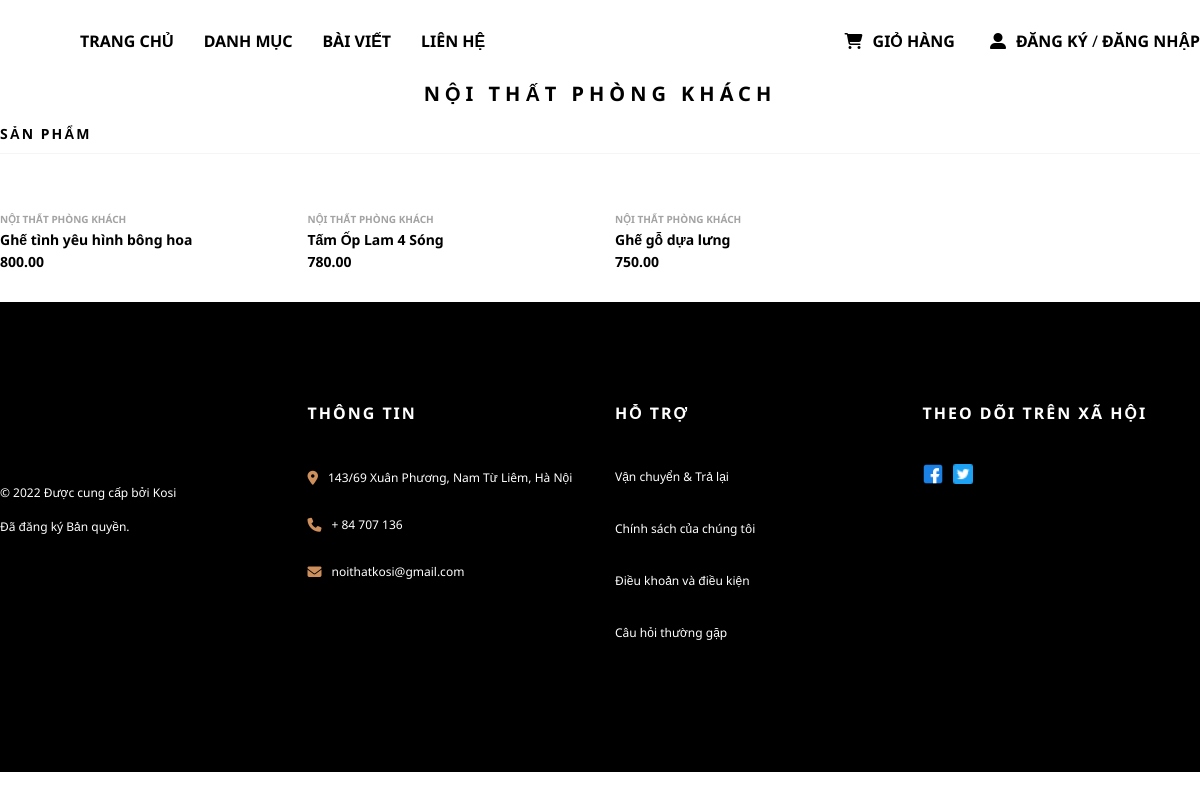
The page /?role=client&mod=danhmuc&id_cate=22 on the database its author committed.
### tables this page shows
CREATE TABLE `categories` (
  `id_cate` int(11) NOT NULL,
  `name_cate` varchar(255) NOT NULL,
  `des_cate` varchar(255) NOT NULL,
  `at_cate` timestamp NULL DEFAULT NULL,
  `id_user` int(11) NOT NULL,
  `img_cate` varchar(255) NOT NULL
);

CREATE TABLE `productions` (
  `id_pro` int(11) NOT NULL,
  `name_pro` varchar(255) NOT NULL,
  `img_pro` varchar(255) NOT NULL,
  `price_pro` double(10,2) NOT NULL,
  `des_pro` text NOT NULL,
  `at_pro` timestamp NOT NULL DEFAULT current_timestamp() ON UPDATE current_timestamp(),
  `id_user` int(11) NOT NULL,
  `id_cate` int(11) NOT NULL
);

### libraries/database.php (called while the page is built, shortened)
<?php
function db_query($query_string) {
    global $conn;
    $result = mysqli_query($conn, $query_string);
    return $result;
}
function db_fetch_array($query_string) {
    $result = array();
    $mysqli_result = db_query($query_string);
    while ($row = mysqli_fetch_assoc($mysqli_result)) {
        $result[] = $row;
    }
    return $result;
}

### modules/client/danhmuc/models/indexModel.php (called while the page is built, shortened)
<?php
function get_list_categories() {
    $result = db_fetch_array("SELECT * FROM `categories`");
    return $result;
}
function get_list_productions($id_cate) {
    $result = db_fetch_array("SELECT * FROM `productions` WHERE `id_cate` = $id_cate");
    return $result;
}

### modules/client/danhmuc/controllers/indexController.php (called while the page is built, shortened)
<?php
function indexAction() {
    $id_cate = $_GET['id_cate'];
    $data['categories'] = get_list_categories();
    $data['cat_id']= $id_cate;
    $data['productions'] = get_list_productions($id_cate);
    load_view('index', $data);
}

### core/router.php (called while the page is built, shortened)
<?php
$method = $_SERVER['REQUEST_METHOD'] === 'GET' ? '' : $_SERVER['REQUEST_METHOD'];
$action_name = get_action().ucfirst(strtolower($method)).'Action';
call_function(array('construct', $action_name));

### core/appload.php (called while the page is built, shortened)
<?php
require CONFIGPATH . DIRECTORY_SEPARATOR . 'database.php';
require LIBPATH . DIRECTORY_SEPARATOR . 'database.php';
require COREPATH . DIRECTORY_SEPARATOR . 'base.php';
require COREPATH . DIRECTORY_SEPARATOR . 'router.php';

### index.php (called while the page is built, shortened)
<?php
require COREPATH.DIRECTORY_SEPARATOR.'appload.php';

### modules/client/danhmuc/views/indexView.php (the view, shortened to what this page needs)
<div class="container-cate">
        <div class="header-cate">
            <h3><?php
             foreach($categories as $cat){
                if($cat['id_cate']==$cat_id) echo $cat['name_cate'];
             }
             ?></h3>
        </div>
    </div>
    <div class="container-product">
        <div class="product_header">
            <h1>SẢN PHẨM</h1>
        </div>
        <div class="product">
            <?php
            foreach($productions as $production):
            ?>
            <div class="product-items">
                <div class="product-img">
                </div>
                <div class="product-des">
                    <div class="product-des-category">
                        <a href="">
                        <?php
                            foreach($categories as $cat){
                                if($cat['id_cate']==$cat_id) echo $cat['name_cate'];
                            }
                            ?>
                        </a>
                    </div>
                    <div class="product-des-name">
                        <a href="?role=client&mod=detail&id_pro=<?php echo $production['id_pro']?>">
                        <?php echo $production['name_pro']?>
                        </a>
                    </div>
                    <div class="product-des-price">
                        <a href="">
                        <?php echo $production['price_pro']?>
                        </a>
                    </div>
                </div>
            </div>
            <?php endforeach;?>
        </div>
    </div>

### core/base.php (shortened to what this page needs)
<?php
function get_role() {
    global $config;
    $role = isset($_GET['role']) ? $_GET['role'] : $config['default_role'];
    return $role;
}
function get_module() {
    global $config;
    $module = isset($_GET['mod']) ? $_GET['mod'] : $config['default_module'];
    return $module;
}
function call_function($list_function = array()) {
    if (is_array($list_function)) {
        foreach ($list_function as $f) {
            if (function_exists($f())) {
                $f();
            }
        }
    }
}
function load_view($name, $data_send = array()) {
    $data = $data_send;
    $path = MODULESPATH . DIRECTORY_SEPARATOR . get_role() . DIRECTORY_SEPARATOR .  get_module() . DIRECTORY_SEPARATOR . 'views' . DIRECTORY_SEPARATOR . $name . 'View.php';
    if (file_exists($path)) {
        require $path;
    } else {
        echo "Không tìm thấy {$path}";
    }
}
function get_header($name = '', $title = '') {
    global $data;
    if (empty($name)) {
        $name = 'header';
    } else {
        $name = "header-{$name}";
    }
    $path = LAYOUTPATH . DIRECTORY_SEPARATOR . $name . '_' . get_role() . '.php';
    if (file_exists($path)) {
        if (is_array($data)) {
            foreach ($data as $key => $a) {
                $$key = $a;
            }
        }
        require $path;
    } else {
        echo "Không tìm thấy {$path}";
    }
}
function get_footer($name = '') {
    global $data;
    if (empty($name)) {
        $name = 'footer';
    } else {
        $name = "footer-{$name}";
    }
    $path = LAYOUTPATH . DIRECTORY_SEPARATOR . $name . '_' . get_role() . '.php';
    if (file_exists($path)) {
        if (is_array($data)) {
            foreach ($data as $key => $a) {
                $$key = $a;
            }
        }
        require $path;
    } else {
        echo "Không tìm thấy {$path}";
    }
}
function is_auth()
{
    return isset($_SESSION["auth"]);
}
?>

### modules/client/danhmuc/views/indexView.php (style rules this page uses)
* { padding: 0px; margin: 0px; font-family: 'Noto Sans', sans-serif; }
.container-cate { background-color: white; padding-bottom: 20px; }
.header-cate { position: relative; z-index: 0.5; }
.header-cate h3 { position: absolute; top: 50%; left: 50%; transform: translate(-50%,-50%); font-size: 20px; letter-spacing: 5px; }
.container-product { background-color: white; z-index: 0.5; }
.product_header { margin-bottom: 50px; max-width: 1280px; margin: 0 auto; }
.product_header h1 { font-size: 14px; border-bottom: 1px solid rgb(245, 245, 245); padding-bottom: 10px; text-align: left; letter-spacing: 2px; font-weight: bold; }
.product { max-width: 1280px; margin: 0 auto; display: grid; grid-gap: 30px; grid-template-columns: 1fr 1fr 1fr 1fr; padding: 30px 0px; box-sizing: border-box; }
.product-img { position: relative; }
.product-des .product-des-category a { text-decoration: none; font-weight: bold; color: #A3A3A3; font-size: 10px; }
.product-des .product-des-name a { text-decoration: none; font-weight: bold; color: black; font-size: 14px; }
.product-des .product-des-price a { text-decoration: none; font-weight: bold; color: black; font-size: 14px; }

### layout/footer_client.php (style rules this page uses)
* { padding: 0px; margin: 0px; font-family: 'Noto Sans', sans-serif; }

### rows shown on the page
categories: name_cate "NỘI THẤT PHÒNG KHÁCH"
productions: name_pro "Ghế tình yêu hình bông hoa", price_pro "800.00"
productions: name_pro "Tấm Ốp Lam 4 Sóng", price_pro "780.00"
productions: name_pro "Ghế gỗ dựa lưng", price_pro "750.00"
